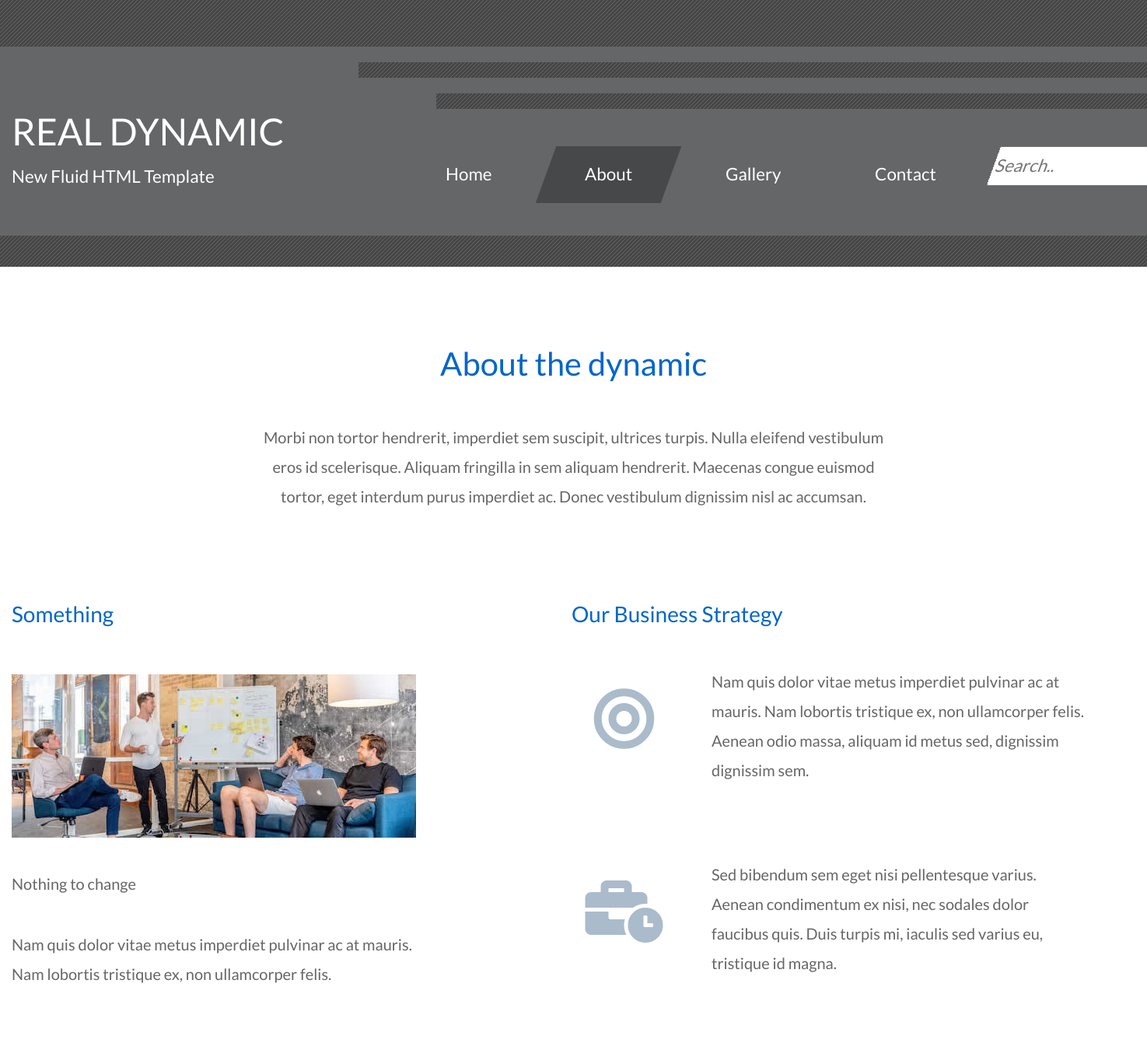
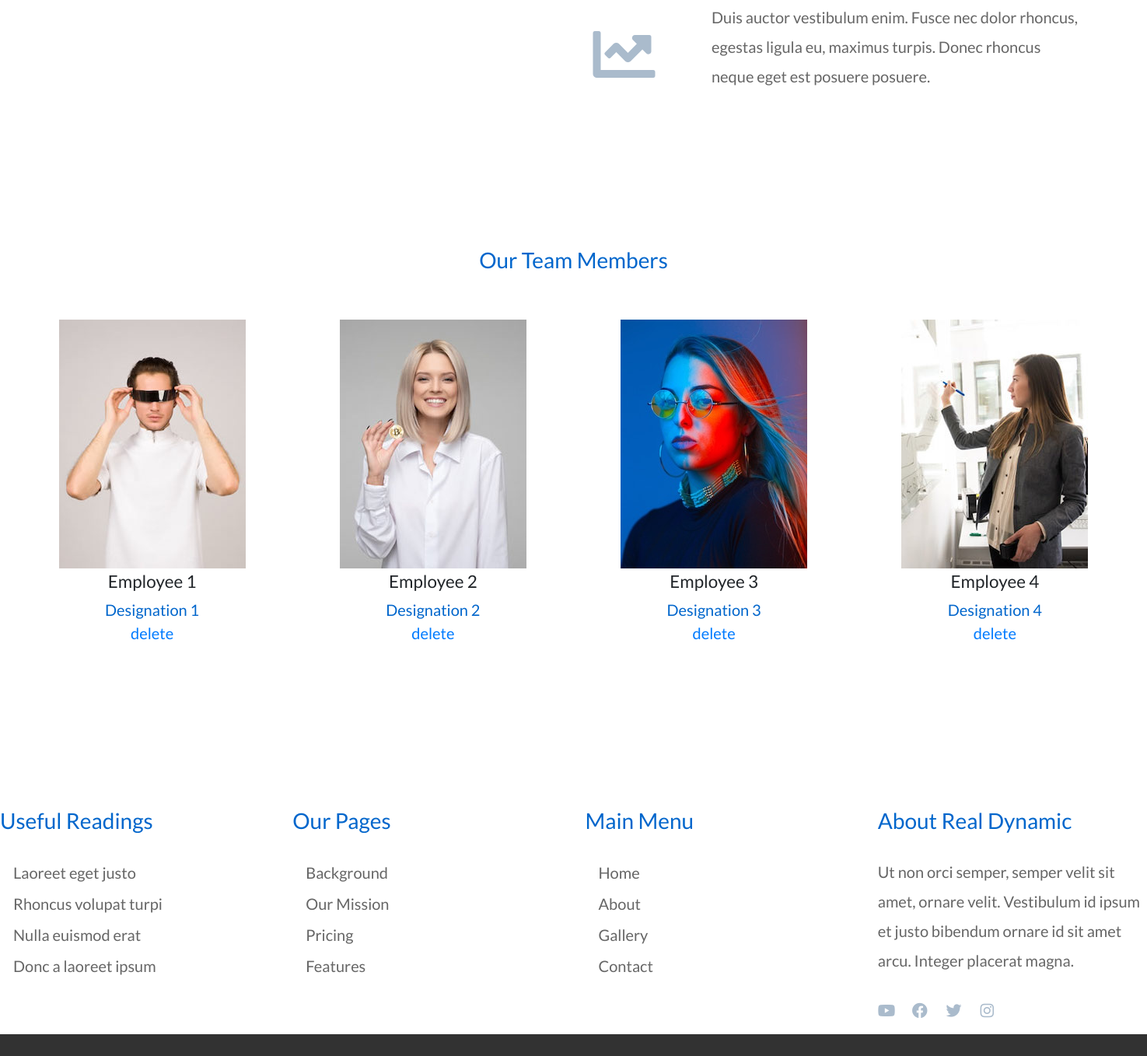
The page /about/ on the database its author committed (2 pictures, top to bottom).
### sam/models.py (models this page shows)
class data(models.Model):
    heading = models.CharField(max_length=255)
    designation = models.CharField(max_length=1000)
    imges = models.ImageField(upload_to='pic')

### sam/views.py (the view)
# urls.py: path('about/', test, name='about'),
def test(request):
    try:
        obj = data.objects.all()
        return render(request, 'about.html', {'object': obj})
    except:
        return render(request, 'about.html')

### templates/about.html (shortened to what this page needs)
{% load static %}
<html lang="en">
<head>
    <link href="{% static 'css/bootstrap.min.css' %}" rel="stylesheet"/>
    <link href="{% static 'fontawesome/css/all.min.css' %}" rel="stylesheet"/>
    <link href="{% static 'css/templatemo-real-dynamic.css' %}" rel="stylesheet"/>
</head>
<body>
<div class="tm-container">
    <div class="tm-site-header"></div>
    <div class="tm-site-header-overlay">
        <div class="tm-header-stripe ml-auto"></div>
        <div class="tm-header-stripe tm-header-stripe-short ml-auto"></div>
        <div class="container-fluid">
            <div class="row">
                <div class="col-lg-4 tm-site-header-left">
                    <h1 class="text-uppercase tm-site-name">Real Dynamic</h1>
                    <p class="text-white mb-0 tm-site-desc">New Fluid HTML Template</p>
                </div>
                <div class="col-lg-8 tm-site-header-right">
                    <nav class="navbar navbar-expand-lg">
                        <div class="collapse navbar-collapse tm-nav" id="navbarNav">
                            <ul class="navbar-nav ml-auto">
                                <li class="nav-item">
                                    <a class="nav-link tm-nav-link" href="{% url 'index' %}">Home</a>
                                </li>
                                <li class="nav-item active">
                                    <a class="nav-link tm-nav-link" href="#">About </a>
                                </li>
                                <li class="nav-item">
                                    <a class="nav-link tm-nav-link" href="{% url 'gallery' %}">Gallery</a>
                                </li>
                                <li class="nav-item">
                                    <a class="nav-link tm-nav-link" href="{% url 'contact' %}">Contact</a>
                                </li>
                                <li class="nav-item">
                                    <form action="{% url 'search' %}" method="get">
                                        <input type="text" name="search" placeholder="Search..">
                                    </form>
                                </li>
                            </ul>
                        </div>
                    </nav>
                </div>
            </div>
        </div>
    </div>
    <div class="tm-header-stripe w-100"></div>
</div>
<div class="tm-container bg-white">
    <div class="tm-header-stripe w-100"></div>
    <div class="container-fluid">
        <section class="row tm-mb-1">
            <div class="col-12 text-center mx-auto tm-about-box">
                <h2 class="tm-text-primary tm-my-1 tm-mb-5 tm-intro-text">About the dynamic</h2>
                <p>Morbi non tortor hendrerit, imperdiet sem suscipit, ultrices turpis. Nulla eleifend vestibulum eros
                    id scelerisque. Aliquam fringilla in sem aliquam hendrerit. Maecenas congue euismod tortor, eget
                    interdum purus imperdiet ac. Donec vestibulum dignissim nisl ac accumsan.</p>
            </div>
        </section>
        <div class="row tm-mb-1">
            <section class="col-lg-6 mb-lg-0 mb-5 tm-company-background-col">
                <div class="tm-company-background">
                    <h3 class="tm-text-primary tm-mb-9">Something</h3>
                    <img src="{% static 'img/company-background.jpg' %}" alt="Company Background Image"
                         class="img-fluid tm-mb-3">
                    <p class="tm-mb-3">Nothing to change</p>
                    <p>Nam quis dolor vitae metus imperdiet pulvinar ac at mauris. Nam lobortis tristique ex, non
                        ullamcorper felis.</p>
                </div>
            </section>
            <section class="col-lg-6">
                <h3 class="tm-text-primary tm-mb-5">Our Business Strategy</h3>
                <div class="tm-strategy-box tm-mb-7">
                    <i class="fas fa-bullseye fa-4x tm-strategy-icon"></i>
                    <p class="tm-strategy-text">Nam quis dolor vitae metus imperdiet pulvinar ac at mauris. Nam lobortis
                        tristique ex, non ullamcorper felis. Aenean odio massa, aliquam id metus sed, dignissim
                        dignissim sem.</p>
                </div>
                <div class="tm-strategy-box tm-mb-7">
                    <i class="fas fa-business-time fa-4x tm-strategy-icon"></i>
                    <p class="tm-strategy-text">Sed bibendum sem eget nisi pellentesque varius. Aenean condimentum ex
                        nisi, nec sodales dolor faucibus quis. Duis turpis mi, iaculis sed varius eu, tristique id
                        magna.</p>
                </div>
                <div class="tm-strategy-box tm-mb-7">
                    <i class="fas fa-chart-line fa-4x tm-strategy-icon"></i>
                    <p class="tm-strategy-text">Duis auctor vestibulum enim. Fusce nec dolor rhoncus, egestas ligula eu,
                        maximus turpis. Donec rhoncus neque eget est posuere posuere.</p>
                </div>
            </section>
        </div>
        <section class="row tm-mb-8">
            <h3 class="col-12 tm-text-primary text-center tm-mb-5">Our Team Members</h3>
            <div class="col-12">
                <div class="tm-members">
                    {% for i in object %}
                    <div class="tm-member">
                         <a href="{% url 'detail' i.id %}"><img src="{{ i.imges.url }}" alt="Image" class="img-fluid"></a>
                        <div class="text-center">
                            <span class="d-block mb-1 tm-name">{{ i.heading }}</span>
                            <span class="d-block tm-text-primary">{{ i.designation }}</span>
                            <a href="{% url 'delete' i.id %}">delete</a>
                        </div>
                    </div>
                    {% endfor %}
                </div>
            </div>
        </section>
    </div>
    <div class="row tm-mb-7">
        <div class="col-lg-3 col-sm-6 mb-lg-0 mb-5">
            <h3 class="tm-text-primary tm-mb-4">Useful Readings</h3>
            <nav class="tm-nav-secondary">
                <ul>
                    <li><a href="#">Laoreet eget justo</a></li>
                    <li><a href="#">Rhoncus volupat turpi</a></li>
                    <li><a href="#">Nulla euismod erat</a></li>
                    <li><a href="#">Donc a laoreet ipsum</a></li>
                </ul>
            </nav>
        </div>
        <div class="col-lg-3 col-sm-6 mb-lg-0 mb-5">
            <h3 class="tm-text-primary tm-mb-4">Our Pages</h3>
            <nav class="tm-nav-secondary">
                <ul>
                    <li><a href="#">Background</a></li>
                    <li><a href="#">Our Mission</a></li>
                    <li><a href="#">Pricing</a></li>
                    <li><a href="#">Features</a></li>
                </ul>
            </nav>
        </div>
        <div class="col-lg-3 col-sm-6 mb-lg-0 mb-5">
            <h3 class="tm-text-primary tm-mb-4">Main Menu</h3>
            <nav class="tm-nav-secondary">
                <ul>
                    <li><a href="#">Home</a></li>
                    <li><a href="#">About</a></li>
                    <li><a href="#">Gallery</a></li>
                    <li><a href="#">Contact</a></li>
                </ul>
            </nav>
        </div>
        <div class="col-lg-3 col-sm-6 mb-lg-0 mb-5">
            <h3 class="tm-text-primary tm-mb-4">About Real Dynamic</h3>
            <p class="tm-mb-4">Ut non orci semper, semper velit sit amet, ornare velit. Vestibulum id ipsum et justo
                bibendum ornare id sit amet arcu. Integer placerat magna.</p>
            <div>
                <a href="https://youtube.com" class="tm-social-link"><i
                        class="fab fa-youtube tm-social-icon"></i></a>
                <a href="https://facebook.com" class="tm-social-link"><i class="fab fa-facebook tm-social-icon"></i></a>
                <a href="https://twitter.com" class="tm-social-link"><i
                        class="fab fa-twitter tm-social-icon"></i></a>
                <a href="https://instagram.com" class="tm-social-link"><i
                        class="fab fa-instagram tm-social-icon"></i></a>
            </div>
        </div>
    </div>
</div>
</body>
</html>

### static/css/templatemo-real-dynamic.css (style rules this page uses)
body { font-family: 'Lato', Arial, sans-serif; font-size: 20px; overflow-x: hidden; background-color: #323232; }
a { transition: all 0.3s ease; text-decoration: none; }
p, address { color: #666; line-height: 1.9; }
ul, i { color: #666; }
ul { line-height: 2; }
.tm-container { max-width: 1800px; margin: 0 auto; }
.container-fluid { max-width: 1570px; }
.tm-site-header { background-color: #474849; background-image: url(../img/stripe.png); height: 60px; }
.tm-site-header-overlay { color: white; background-color: #656667; padding-top: 20px; }
.tm-header-stripe { height: 20px; width: 68.75%; background-color: #474849; background-image: url(../img/stripe-short.png); }
.tm-header-stripe-short { width: 62%; margin-top: 20px; }
.tm-site-header-left { padding-bottom: 55px; }
.tm-site-header-right { padding-top: 40px; padding-bottom: 20px; }
.tm-site-name { font-size: 3rem; }
.tm-site-desc { font-size: 1.4rem; }
.nav-item { font-size: 1.4rem; transform: skew(-20deg, 0); transition: all 0.3s ease; margin-right: 20px; }
.navbar-expand-lg .navbar-nav .nav-link { color: white; padding: 14px 50px; transform: skew(20deg, 0); }
.nav-item.active, .nav-item:hover { background-color: #474849; }
.nav-item.active .nav-link, .nav-item:hover .nav-link { color: white; }
.tm-intro-text { font-size: 2.6rem; }
.tm-text-primary { color: #06C; }
.tm-my-1 { margin-top: 100px; margin-bottom: 100px; }
.tm-mb-1 { margin-bottom: 100px; }
.tm-mb-3 { margin-bottom: 40px; }
.tm-mb-4 { margin-bottom: 30px; }
.tm-mb-5 { margin-bottom: 50px; }
.tm-mb-7 { margin-bottom: 80px; }
.tm-mb-8 { margin-bottom: 200px; }
.tm-mb-9 { margin-bottom: 60px; }
ul { padding-left: 17px; }
ul li { list-style: none; }
.tm-nav-secondary ul li a { color: #666; }
.tm-social-icon { width: 40px; height: 40px; }
.tm-about-box { max-width: 840px; }
.tm-company-background-col { max-width: 720px; }
.tm-company-background { max-width: 520px; }
.tm-strategy-box { display: flex; }
.tm-strategy-icon { display: flex; align-items: center; justify-content: center; width: 135px; min-width: 135px; height: 135px; margin-right: 45px; min-width: 1; }
i { color: #ABC; }
.tm-strategy-text { max-width: 480px; }
.tm-name { font-size: 1.4rem; }
.tm-members { display: flex; justify-content: space-around; }
.tm-member { padding: 10px; }

### rows shown on the page
data: imges (picture), heading "Employee 1", designation "Designation 1"
data: imges (picture), heading "Employee 2", designation "Designation 2"
data: imges (picture), heading "Employee 3", designation "Designation 3"
data: imges (picture), heading "Employee 4", designation "Designation 4"
